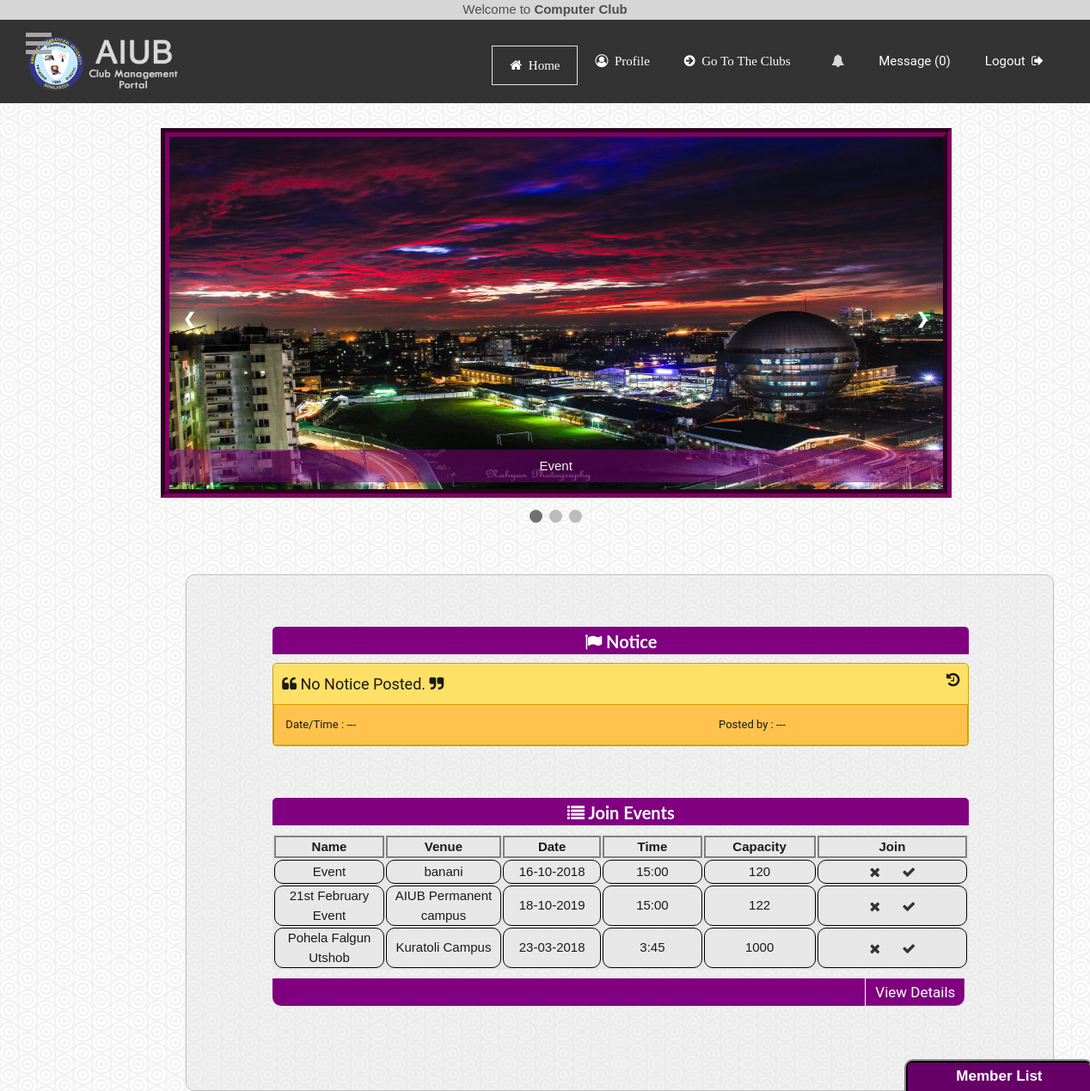
The app's page /homepage/?id=15-28743-1 (signed in) with its own data.
### tables this page shows
CREATE TABLE `event_table` (
  `id` int(11) NOT NULL,
  `event_head` varchar(200) NOT NULL,
  `event_detail` varchar(500) NOT NULL,
  `venue` varchar(100) NOT NULL,
  `capacity` varchar(50) NOT NULL,
  `date` varchar(20) NOT NULL,
  `time` varchar(20) NOT NULL,
  `event_img` varchar(1000) NOT NULL,
  `club_ID` varchar(20) NOT NULL
);

### homepage/index.php (called while the page is built)
<?php
include 'homepage.php';
 ?>

### homepage/container.php (the view, shortened to what this page needs)
<?php
	$username = $_SESSION['username'];
?>
<div class="container-wrap">
<div class="container">
		<h5><i class="fa fa-flag" aria-hidden="true"></i>&nbsp;Notice</h5>
		<div class="notice">
			<div class="notice_show">
				<p><i class="fa fa-quote-left" aria-hidden="true"></i>&nbsp;<?php echo $_SESSION['notice']; ?>
				<i class="fa fa-quote-right" aria-hidden="true"></i><i onclick="notice_history()" style="float: right;" class="fa fa-history" aria-hidden="true"></i></p>
			</div>
			<div class="notice_tbl_wrap">
			<table  class="notice_tbl">
				<tr>
					<td><p>Date/Time : <?php echo $_SESSION['notice_time']; ?></p></td>
					<td class="notice_by"><p>Posted by : <?php echo $_SESSION['notice_by']; ?></p></td>
				</tr>
			</table>
			</div>
		</div>
<?php
include 'join-event.php'; ?>
<div class="event_wrap">
	<h5><i class="fa fa fa-list" aria-hidden="true"></i><a name="event"></a>&nbsp;Join Events</h5>
<table  class="common_tbl" align='center'>
<?php
	$clubID = $_SESSION['clubID'];
	$sql = "SELECT et.* FROM event_table et WHERE NOT EXISTS (SELECT ej. event_ID FROM event_join ej WHERE et .id = ej .event_ID AND ej .joined_Member_ID = '$username' AND (ej .show_Event = 'Y' OR ej .show_Event = 'N'))  AND et .club_ID = '$clubID' ORDER BY id DESC";
	$result = mysqli_query($db, $sql);
	if (mysqli_num_rows($result) > 0) {
		echo '<tr class="t_head">
				<th>Name</th>
				<th>Venue</th>
				<th>Date</th>
				<th>Time</th>
				<th>Capacity</th>
				<th colspan="2" id="t_join">Join</th>
			</tr>';
	    while($row = mysqli_fetch_assoc($result)) {
	    	echo "<tr id='".$row["id"]."'>
    			<td>" . $row["event_head"]."</td>".
				"<td>" . $row["venue"]."</td>".
    			"<td>" . $row["date"]."</td>".
    			"<td>" . $row["time"]."</td>".
    			"<td>" . $row["capacity"]."</td>".
    			"<td>
            	<a style='color:#333333;' href='join-event.php?eventid=". $row["id"]."&userid=".$_SESSION['username']."&clubid=".$_SESSION['clubID']."&value=N'><i class='cmnrow fa fa-times n' aria-hidden='true'></i></a>
            	<a style='color:#333333;' href='join-event.php?eventid=". $row["id"]."&userid=".$_SESSION['username']."&clubid=".$_SESSION['clubID']."&value=Y'><i class='cmnrow fa fa-check y' aria-hidden='true'></i></a>
				</td>
				</tr>";
	}
	} else {
	    echo "No event available.";
	}
?>
	</table>
	<div class="evnt_bottom"></div>
	<div style="float: right; margin-right: 5px; margin-top: 10px;">
		<button class="btn" id="viewDetail">View Details</button>
	</div>
</div>
</div>

### homepage/homepage.php (shortened to what this page needs)
<!DOCTYPE html>
<html>
<?php  if (isset($_SESSION['username'])) : ?>
<?php include '../frame/head.php'; ?>
<body id="home">
<?php include'top-bar.php'; ?>
<?php include '../frame/header.php'; ?>
<?php include '../frame/aside.php'; ?>
<?php include 'slider.php'; ?>
<?php include 'container.php'; ?>
<?php include '../frame/members.php'; ?>
<?php endif ?>
</body>
</html>

### frame/head.php (shortened to what this page needs)
<head>
	<link rel="stylesheet" type="text/css" href="../css/homepage.css">
	<link rel="stylesheet" type="text/css" href="../font-awesome/css/font-awesome.css">
	<link rel="stylesheet" type="text/css" href="../css/slide.css">
</head>
</head>

### homepage/top-bar.php (shortened to what this page needs)
<div class="club_welcome">Welcome to <?php echo '<span>'.$_SESSION['clubname'].'</span>';?></div>

### frame/header.php (shortened to what this page needs)
<header>
	<div class="headbar">
		<div class="row">
		<?php include 'menu.php'; ?>
		</div>
	</div>
</header>

### frame/menu.php (shortened to what this page needs)
<div id="menu">
	<div class="menu-container">
	<div id="logo">
				<a href="../homepage/homepage.php"><img src="../img/club-logo.png"></a>
	</div>
		<ul class="main-nav">
			<li><a class="cmncls link1" href="../homepage/homepage.php"><i class="fa fa-home" aria-hidden="true">&nbsp;&nbsp;Home</i></a></li>
			<li><a class="cmncls link2" href="../profile/profile.php"><i class="fa fa-user-circle-o" aria-hidden="true">&nbsp;&nbsp;Profile</i></a></li>
			<li class="dropdown1"><a class="cmncls" href="#"><i class="fa fa-arrow-circle-right" aria-hidden="true">&nbsp;&nbsp;Go To The Clubs&nbsp;&nbsp;</i></a>
				<?php
					$username = $_SESSION['username'];
					include('../dbconnect.php');
				?>
			</li>
			<li><a onclick="showNotif()" href="#"><i class="fa fa-bell" aria-hidden="true"></i></a></li>
			<li><a href="#" id="inbxmsg" onclick="showInbox()">Message
		<?php
			$sql_count = "SELECT COUNT(message) FROM message WHERE recieverID = '$username' AND seen_unseen = 'unseen'";
			$result_count = mysqli_query($db, $sql_count);
			$row_count=mysqli_fetch_array($result_count);
		if (mysqli_num_rows($result_count) > 0) {
			echo "(" . $row_count["0"].")";
		}
		 ?>
		</a></li>
			<li class="logout1"><a href="../logout.php">Logout&nbsp;
			<i class="fa fa-sign-out" aria-hidden="true"></i></a></li>
		</ul>
	</div>
</div>

### frame/aside.php (shortened to what this page needs)
<aside>
	<div id="sidebar">
		<div class="toggle-btn" style="cursor: pointer;" onclick="toggleSidebar()">
			<span></span>
			<span></span>
			<span></span>
		</div>
	</div>
</aside>

### homepage/slider.php (shortened to what this page needs)
<div class="slideshow-container">
<?php
	include 'conn.php';
	$clubID = $_SESSION['clubID'];
	$sql = "SELECT * FROM event_table WHERE club_ID='$clubID' ORDER BY id DESC";
	$result = mysqli_query($db, $sql);
	if (mysqli_num_rows($result) > 0) {
	    while($row = mysqli_fetch_assoc($result)) {
	    	echo '<div class="mySlides fade">
				  <img src="../slider\\'.$row["event_img"].'" alt="slider image" style="width:100%; height: 410px;">
				  <div class="text">'.$row["event_head"].'</div>
				</div>';
	    }
      echo '<br><a class="prev" onclick="plusSlides(-1)">&#10094;</a>
            <a class="next" onclick="plusSlides(1)">&#10095;</a>
            <div style="text-align:center; margin-bottom: -100px;">
            <span class="dot" onclick="currentSlide(1)"></span>
            <span class="dot" onclick="currentSlide(2)"></span>
            <span class="dot" onclick="currentSlide(3)"></span>
          </div>';
	}
	else {
	    echo '<div class="mySlides fade">
				  <img src="../slider/none.jpg" alt="slider image" style="width:100%; height: 410px;">
				</div>';
			}
	 ?>
</div>

### frame/members.php (shortened to what this page needs)
<div id="mem_list">
	<div class="mem_list_topbar" onclick="toggleMemberList()">
		<p>Member List</p>
	</div>
</div>

### css/homepage.css (style rules this page uses)
* { margin:0px; padding:0px; }
body { font-family: 'Raleway', sans-serif; height: 100vh; background-position: center; color: #333; font-size: 15px; background-image: url('../img/dimension.png'); }
.headbar { position: absolute; display: inline-block; width: 100%; background-color: #333333; margin-top: 0; padding-bottom: 10px; }
.main-nav { padding:30px 0; float: right; list-style-type:none; height:30px; }
.main-nav li { float:left; }
.main-nav li a { padding:9px 20px; display:block; color:#fff; text-decoration:none; font:15px Tw Cen MT,ROBOTO,helvetica; }
#logo img { width: 180px; height: auto; float: left; margin-top: 20px; }
#logo { transition: all 500ms linear; }
.row { max-width: 1200px; margin: auto; }
#home .link1, #profile .link2 { border: 1px solid #e6e6e6; padding-bottom: 13px; padding-top: 13px; }
#sidebar { position: fixed; width: 200px; height: 100%; background : rgba(12, 12, 12, 0.9); left:-200px; transition: all 500ms linear; margin-top: -1.5%; }
#sidebar .toggle-btn { position: absolute; left: 230px; top:30px; }
#sidebar .toggle-btn span { display: block; width:30px; height: 5px; background: #a6a6a6; margin: 5px 0px; }

### css/slide.css (style rules this page uses)
html { box-sizing:border-box }
*,*:before,*:after { box-sizing:inherit }
html { -ms-text-size-adjust:100%;-webkit-text-size-adjust:100% }
body { margin:0 }
article,aside,details,figcaption,figure,footer,header,main,menu,nav,section,summary { display:block }
a { background-color:transparent;-webkit-text-decoration-skip:objects }
img { border-style:none }
button,input,select,textarea { font:inherit;margin:0 }
button,input { overflow:visible }
button,select { text-transform:none }
button,html [type=button],[type=reset],[type=submit] { -webkit-appearance:button }
html,body { font-family:Verdana,sans-serif;font-size:15px;line-height:1.5 }
html { overflow-x:hidden }
h5 { font-size:18px }
h1,h2,h3,h4,h5,h6 { font-family:"Segoe UI",Arial,sans-serif;font-weight:400;margin:10px 0 }
img { vertical-align:middle }
a { color:inherit }

### homepage/top-bar.php (style rules this page uses)
.club_welcome { background-color: #D6D6D7; color: #4d4d4d; text-align: center; }
.club_welcome span { font-weight: bold; }

### frame/menu.php (style rules this page uses)
.fa-bell { cursor: pointer; color: #d9d9da; transition: 0.3s; }

### frame/aside.php (style rules this page uses)
ul li { text-align: center; }

### homepage/slider.php (style rules this page uses)
* { box-sizing: border-box }
body { font-family: Verdana, sans-serif; margin:0 }
.mySlides { display: none }
img { vertical-align: middle; }
.slideshow-container { max-width: 920px; position: relative; margin: auto; height: 430px; width: 100%; border: 10px groove #800060; margin-top: 10%; left: 1%; right: 30%; }
.prev, .next { cursor: pointer; position: absolute; top: 50%; width: auto; padding: 16px; margin-top: -22px; color: white; font-weight: bold; font-size: 18px; transition: 0.6s ease; border-radius: 0 3px 3px 0; }
.next { right: 0; border-radius: 3px 0 0 3px; }
.text { color: #f2f2f2; font-size: 15px; padding: 8px 12px; position: absolute; bottom: 8px; width: 100%; text-align: center; background-color: rgba(128, 0, 128,0.5); }
.dot { cursor: pointer; height: 15px; width: 15px; margin: 0 2px; background-color: #bbb; border-radius: 50%; display: inline-block; transition: background-color 0.6s ease; }
.active, .dot:hover { background-color: #717171; }
.fade { -webkit-animation-name: fade; -webkit-animation-duration: 1.5s; animation-name: fade; animation-duration: 1.5s; }

### frame/members.php (style rules this page uses)
#mem_list { position: fixed; width: 220px; height: 600px; background : #e6e6e6; left:83%; bottom: -563px; border-top-right-radius: 10px; border-top-left-radius: 10px; transition: all 300ms linear; border: 4px ridge #333333; }
.mem_list_topbar { cursor: pointer; padding: 3px 0 6px 0; background-color: #660066; border-top-right-radius: 5px; border-top-left-radius: 5px; }
.mem_list_topbar p { font-size: 17px; color: #fff; text-align: center; font-weight: bold; }

### records on screen
event_table: event_img (picture), event_head "Event", venue "banani", date "16-10-2018", time "15:00", capacity "120"
event_table: event_head "21st February Event", venue "AIUB Permanent campus", date "18-10-2019", time "15:00", capacity "122"
event_table: event_head "Pohela Falgun Utshob", venue "Kuratoli Campus", date "23-03-2018", time "3:45", capacity "1000"

### other values on screen
$_SESSION['clubname'] "Computer Club"
$row_count["0"] "0"
$_SESSION['notice'] "No Notice Posted."
$_SESSION['notice_time'] "---"
$_SESSION['notice_by'] "---"
